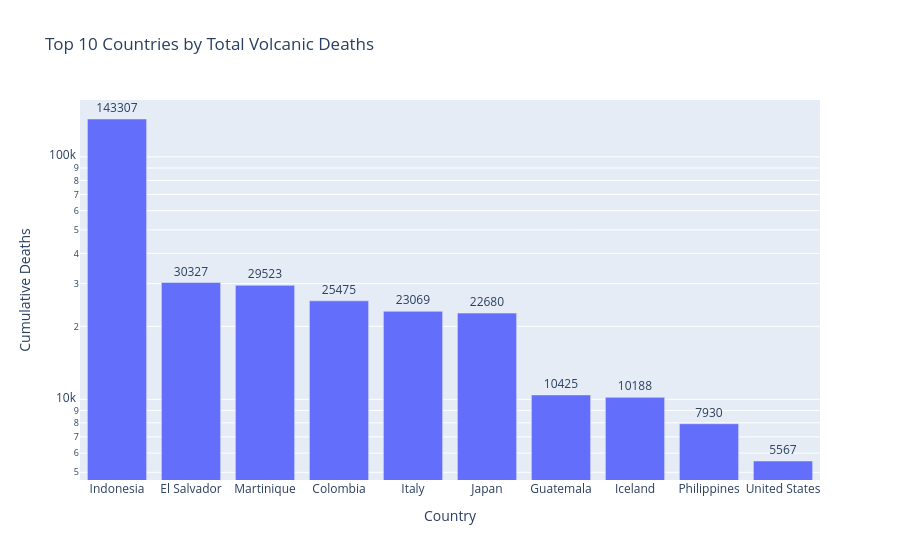

This figure's notebook cell:
### Markdown cell above
### Interpretation – Human Impact of Volcanic Eruptions

The bar chart above displays the Top 10 deadliest volcanic eruptions recorded in the NCEI dataset, based on the *Total Deaths* column.  
The results show that:

- **Tambora (1815)** is by far the deadliest eruption, with nearly **60,000 deaths**, largely due to massive ash fallout and global climate impacts.
- **Krakatau (1883)** follows with over **36,000 deaths**, mostly caused by powerful tsunamis triggered by the explosion.
- **Ilopango**, **Pelee**, and **Nevado del Ruiz** also stand out, each causing more than **20,000 deaths**.
- For some volcanoes such as **Etna** or **Unzendake**, the number of deaths remains high despite lower explosivity indexes (VEI), suggesting that **population density and vulnerability** play a critical role.

This indicator highlights that the human impact of volcanic eruptions depends not only on the physical power of the event, but also on contextual factors such as geography, preparedness, and population exposure.

### Code cell
def render_top10_countries_mortality(df):
    """
    Aggregates and visualizes the total death toll by country, 
    highlighting the 10 most severely affected nations.
    """
    
    # 1. Spatial Aggregation:
    # Group data by political geography ('Country') and compute the cumulative sum 
    # of fatalities. We use .reset_index() to convert the resulting Series back 
    # into a DataFrame for easier plotting.
    country_deaths = df.groupby("Country")["Total Deaths"].sum().reset_index()

    # 2. Ranking & Subsetting:
    # Sort the aggregated data in descending order of magnitude and extract 
    # the top 10 records to focus on the highest-impact regions.
    top10_countries = country_deaths.sort_values(by="Total Deaths", ascending=False).head(10)

    # 3. Visualization:
    # Render a bar chart to compare the cumulative impact across countries.
    fig = px.bar(
        top10_countries,
        x='Country',
        y='Total Deaths',
        title='Top 10 Countries by Total Volcanic Deaths',
        labels={'Total Deaths': 'Cumulative Deaths', 'Country': 'Country'},
        text='Total Deaths'
    )
    
    # Visual Polish: Ensure text labels are readable
    fig.update_traces(textposition='outside')
    
    # Apply log scale if the disparity between the #1 country and #10 is too large
    fig.update_layout(yaxis_type='log')

    return fig

fig = render_top10_countries_mortality(df)
fig.show()

### Figure 1 — Plotly figure (JSON) as saved in the notebook; plotly's stock layout.template omitted (floating-point values rounded to 4 significant figures)
{"data": [{"hovertemplate": "Country=%{x}<br>Cumulative Deaths=%{text}<extra></extra>", "legendgroup": "", "marker": {"color": "#636efa", "pattern": {"shape": ""}}, "name": "", "orientation": "v", "showlegend": false, "text": [143300.0, 30330.0, 29520.0, 25480.0, 23070.0, 22680.0, 10420.0, 10190.0, 7930.0, 5567.0], "textposition": "outside", "type": "bar", "x": ["Indonesia", "El Salvador", "Martinique", "Colombia", "Italy", "Japan", "Guatemala", "Iceland", "Philippines", "United States"], "xaxis": "x", "y": [143300.0, 30330.0, 29520.0, 25480.0, 23070.0, 22680.0, 10420.0, 10190.0, 7930.0, 5567.0], "yaxis": "y"}], "layout": {"barmode": "relative", "legend": {"tracegroupgap": 0}, "title": {"text": "Top 10 Countries by Total Volcanic Deaths"}, "xaxis": {"anchor": "y", "domain": [0, 1], "title": {"text": "Country"}}, "yaxis": {"anchor": "x", "domain": [0, 1], "title": {"text": "Cumulative Deaths"}, "type": "log"}}}
